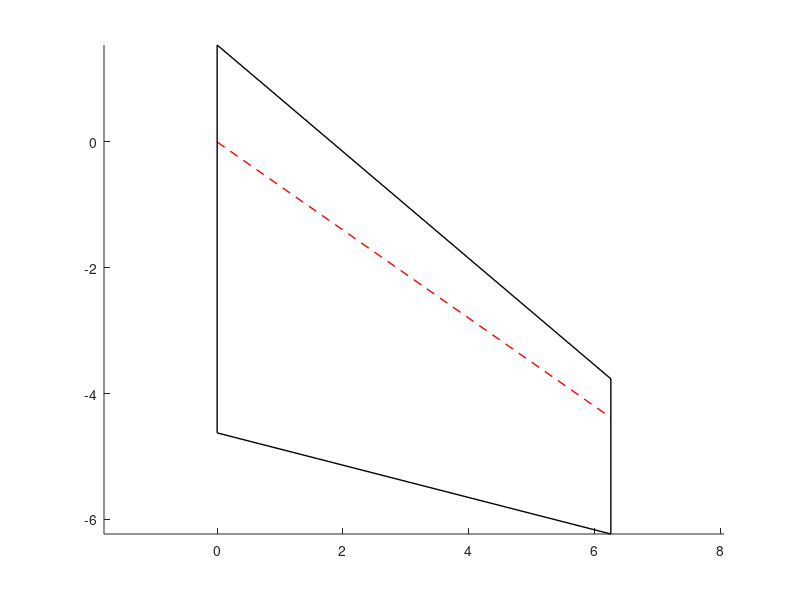

Source code (MATLAB):
clear
clf
clc

% parameters
area = 54.02; % m^2
AR = 5.8;
wing_span = (area * AR / 2) ^ 0.5; % m
taper_ratio = 0.4;
quarter_chord_sweep = 35; % degrees

% simple design
total_chord = 1 + 1 / taper_ratio;
tip_chord = 2 * area / (wing_span * total_chord);
root_chord = tip_chord / taper_ratio;
qcy = -wing_span / 2 * tand(quarter_chord_sweep);
le_tip = qcy + tip_chord / 4;
te_tip = qcy - 3 * tip_chord / 4;
le_root = root_chord / 4;
te_root = -3 * root_chord / 4;

% draw the wing
figure
clf
hold on
plot([0, wing_span / 2], [0, qcy], 'r--', 'LineWidth', 1)
plot([0, wing_span / 2], [le_root, le_tip], 'k-', 'LineWidth', 1)
plot([0, wing_span / 2], [te_root, te_tip], 'k-', 'LineWidth', 1)
plot([0, 0], [le_root, te_root], 'k-', 'LineWidth', 1)
plot([wing_span / 2, wing_span / 2], [le_tip, te_tip], 'k-', 'LineWidth', 1)
axis equal

